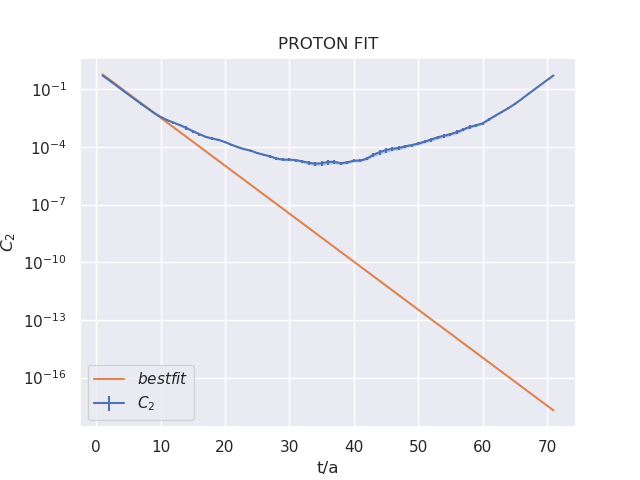

Write Python code to recreate this figure.
import numpy as np
import gvar as gv
from lsqfit import nonlinear_fit as nlinefit
import scipy.optimize as opt
import matplotlib.pyplot as plt
import seaborn as sns

sns.set()  # Set style for matplotlib

# Load data from .npy file
c2pt_list = np.load('./c2pt.npy')
c2pt_list = np.abs(c2pt_list)
# Get number of c2pt and length of time
NUMBER, TLENTH = c2pt_list.shape


def jackKnife(data: np.ndarray, dropfirst: bool, average: bool, normalize: bool) -> np.ndarray:
    """
    Perform jackknife resampling on input data.

    Args:
    - data: Input data of shape (n, m), where n is the number of samples and m is the length of time.
    - dropfirst: Whether to drop the first time slice of the data.
    - average: Whether to average over the time slices of the data.
    - normalize: Whether to normalize the data by dividing by the mean of the first time slice.

    Returns:
    - jackkniff_data: Jackknifed data of shape (n, m).
    - mean_jackkniff_data: Mean of jackknifed data over samples.
    - jackkniff_data_error: Error of jackknifed data over samples.
    - jackkniff_data_covar: Covariance matrix of jackknifed data over samples.
    """
    number = data.shape[0]
    if dropfirst:
        time_array = [i for i in range(1, data.shape[1])]
    else:
        time_array = [i for i in range(0, data.shape[1])]
    data = data[:, time_array]
    if average:
        time_half = int((data.shape[1] + 1) // 2)
        data = (data[:, :time_half] +
                data[:, data.shape[1] - time_half:][:, ::-1]) / 2.0
    if normalize:
        data /= np.mean(data[:, 0], axis=0)
    jackkniff_data = (np.sum(data, axis=0) - data) / (number - 1)
    mean_jackkniff_data = np.mean(jackkniff_data, axis=0)
    jackkniff_data_error = np.sqrt(number - 1) * np.std(jackkniff_data, axis=0)
    jackkniff_data_covar = (number - 1) * \
        np.cov(np.transpose(jackkniff_data, axes=(1, 0)))
    return jackkniff_data, mean_jackkniff_data, jackkniff_data_error, jackkniff_data_covar


# Preprocess data using jackknife resampling
jackkniff_c2pt_list, mean_jackkniff_c2pt_list, jackkniff_c2pt_list_error, jackkniff_c2pt_list_covar = jackKnife(
    data=c2pt_list, dropfirst=True, average=False, normalize=True)


def modelFunc(t: np.ndarray, p: dict) -> np.ndarray:
    """
    Define the model function for fitting.

    Args:
    - t: Time array of shape (m,) for fitting.
    - p: Parameters dictionary with keys 'C0' and 'E0'.

    Returns:
    - Model function evaluated at t with given parameters.
    """
    return p['C0'] * np.exp(-p['E0'] * t)


def nonlinearFit(x: np.ndarray, y: np.ndarray, yerr: np.ndarray, modelfunc: callable) -> list:
    """
    Perform nonlinear fitting on input data.

    Args:
    - x: Independent variable array of shape (m,) for fitting.
    - y: Dependent variable array of shape (m,) for fitting.
    - yerr: Error array of shape (m, m) for fitting.
    - modelfunc: Model function to fit the data.

    Returns:
    - params: Fitted parameter values.
    - errors: Fitted parameter errors.
    - chi2: Reduced chi-squared value.
    - logGBF: Logarithm of the generalized Bayesian factor.
    """
    fit = nlinefit(data=(x, gv.gvar(y, yerr)), prior=gv.gvar(
        dict(C0='1(100)', E0='1(100)')), fcn=modelfunc, debug=True)
    print(fit.format(True))
    params = [i.val for i in fit.p.values()]
    errors = [i.sdev for i in fit.p.values()]
    chi2 = fit.chi2 / fit.dof
    logGBF = fit.logGBF
    return params, errors, chi2, logGBF

print("*********PROTON*********")
start = 2
end = 10

params, errors, chi2, logGBF = nonlinearFit(x=np.array(range(start, end)),
                                            y=mean_jackkniff_c2pt_list[start:end],
                                            yerr=jackkniff_c2pt_list_covar[start:end,
                                                                           start:end],
                                            modelfunc=modelFunc)
print(params,chi2)
x = np.array(range(1, TLENTH))
_, y, yerr, _ = jackKnife(
    data=c2pt_list, dropfirst=False, average=False, normalize=True)
plt.errorbar(x=x, y=y[x], yerr=yerr[x], label='$C_2$')
plt.fill_between(x=x, y1=y[x]-yerr[x], y2=y[x]+yerr[x], alpha=0.3)
plt.plot(x, modelFunc(x, dict(C0=params[0], E0=params[1])), label='$best fit$')
plt.xlabel('t/a')
plt.ylabel('$C_2$')
plt.yscale("log")
plt.legend()
plt.title("PROTON FIT")
plt.savefig("./proton.fit.png")
